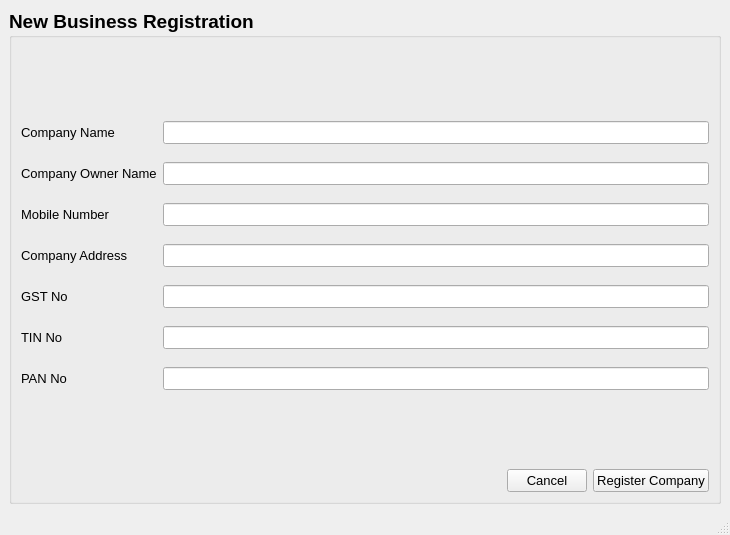
<?xml version="1.0" encoding="UTF-8"?>
<ui version="4.0">
 <class>MainWindow</class>
 <widget class="QMainWindow" name="MainWindow">
  <property name="geometry">
   <rect>
    <x>0</x>
    <y>0</y>
    <width>730</width>
    <height>535</height>
   </rect>
  </property>
  <property name="windowTitle">
   <string>MainWindow</string>
  </property>
  <property name="styleSheet">
   <string notr="true"/>
  </property>
  <widget class="QWidget" name="centralwidget">
   <layout class="QGridLayout" name="gridLayout">
    <item row="0" column="0" colspan="3">
     <widget class="QGroupBox" name="groupBox">
      <property name="font">
       <font>
        <family>Arial</family>
        <pointsize>14</pointsize>
        <weight>75</weight>
        <bold>true</bold>
       </font>
      </property>
      <property name="title">
       <string>New Business Registration</string>
      </property>
      <layout class="QGridLayout" name="gridLayout_2">
       <item row="1" column="0">
        <spacer name="horizontalSpacer">
         <property name="orientation">
          <enum>Qt::Horizontal</enum>
         </property>
         <property name="sizeHint" stdset="0">
          <size>
           <width>491</width>
           <height>20</height>
          </size>
         </property>
        </spacer>
       </item>
       <item row="1" column="1">
        <widget class="QPushButton" name="comCancelBtn">
         <property name="font">
          <font>
           <family>Arial</family>
           <pointsize>10</pointsize>
           <weight>50</weight>
           <bold>false</bold>
          </font>
         </property>
         <property name="text">
          <string>Cancel</string>
         </property>
        </widget>
       </item>
       <item row="1" column="2">
        <widget class="QPushButton" name="comRegBtn">
         <property name="font">
          <font>
           <family>Arial</family>
           <pointsize>10</pointsize>
           <weight>50</weight>
           <bold>false</bold>
          </font>
         </property>
         <property name="text">
          <string>Register Company</string>
         </property>
        </widget>
       </item>
       <item row="0" column="0" colspan="3">
        <layout class="QFormLayout" name="formLayout_2">
         <property name="labelAlignment">
          <set>Qt::AlignLeading|Qt::AlignLeft|Qt::AlignVCenter</set>
         </property>
         <property name="formAlignment">
          <set>Qt::AlignLeading|Qt::AlignLeft|Qt::AlignVCenter</set>
         </property>
         <property name="verticalSpacing">
          <number>18</number>
         </property>
         <item row="0" column="0">
          <widget class="QLabel" name="label_9">
           <property name="font">
            <font>
             <family>Arial</family>
             <pointsize>10</pointsize>
             <weight>50</weight>
             <bold>false</bold>
            </font>
           </property>
           <property name="text">
            <string>Company Name</string>
           </property>
          </widget>
         </item>
         <item row="0" column="1">
          <widget class="QLineEdit" name="lineEdit_7">
           <property name="font">
            <font>
             <family>Arial</family>
             <pointsize>10</pointsize>
             <weight>50</weight>
             <bold>false</bold>
            </font>
           </property>
          </widget>
         </item>
         <item row="1" column="0">
          <widget class="QLabel" name="label_10">
           <property name="font">
            <font>
             <family>Arial</family>
             <pointsize>10</pointsize>
             <weight>50</weight>
             <bold>false</bold>
            </font>
           </property>
           <property name="text">
            <string>Company Owner Name</string>
           </property>
          </widget>
         </item>
         <item row="2" column="0">
          <widget class="QLabel" name="label_11">
           <property name="font">
            <font>
             <family>Arial</family>
             <pointsize>10</pointsize>
             <weight>50</weight>
             <bold>false</bold>
            </font>
           </property>
           <property name="text">
            <string>Mobile Number</string>
           </property>
          </widget>
         </item>
         <item row="3" column="0">
          <widget class="QLabel" name="label_12">
           <property name="font">
            <font>
             <family>Arial</family>
             <pointsize>10</pointsize>
             <weight>50</weight>
             <bold>false</bold>
            </font>
           </property>
           <property name="text">
            <string>Company Address</string>
           </property>
          </widget>
         </item>
         <item row="1" column="1">
          <widget class="QLineEdit" name="lineEdit_8">
           <property name="font">
            <font>
             <family>Arial</family>
             <pointsize>10</pointsize>
             <weight>50</weight>
             <bold>false</bold>
            </font>
           </property>
          </widget>
         </item>
         <item row="2" column="1">
          <widget class="QLineEdit" name="lineEdit_9">
           <property name="font">
            <font>
             <family>Arial</family>
             <pointsize>10</pointsize>
             <weight>50</weight>
             <bold>false</bold>
            </font>
           </property>
          </widget>
         </item>
         <item row="3" column="1">
          <widget class="QLineEdit" name="lineEdit_10">
           <property name="font">
            <font>
             <family>Arial</family>
             <pointsize>10</pointsize>
             <weight>50</weight>
             <bold>false</bold>
            </font>
           </property>
          </widget>
         </item>
         <item row="4" column="1">
          <widget class="QLineEdit" name="lineEdit_11">
           <property name="font">
            <font>
             <family>Arial</family>
             <pointsize>10</pointsize>
             <weight>50</weight>
             <bold>false</bold>
            </font>
           </property>
          </widget>
         </item>
         <item row="5" column="0">
          <widget class="QLabel" name="label_14">
           <property name="font">
            <font>
             <family>Arial</family>
             <pointsize>10</pointsize>
             <weight>50</weight>
             <bold>false</bold>
            </font>
           </property>
           <property name="text">
            <string>TIN No</string>
           </property>
          </widget>
         </item>
         <item row="5" column="1">
          <widget class="QLineEdit" name="lineEdit_12">
           <property name="font">
            <font>
             <family>Arial</family>
             <pointsize>10</pointsize>
             <weight>50</weight>
             <bold>false</bold>
            </font>
           </property>
          </widget>
         </item>
         <item row="6" column="0">
          <widget class="QLabel" name="label_15">
           <property name="font">
            <font>
             <family>Arial</family>
             <pointsize>10</pointsize>
             <weight>50</weight>
             <bold>false</bold>
            </font>
           </property>
           <property name="text">
            <string>PAN No</string>
           </property>
          </widget>
         </item>
         <item row="6" column="1">
          <widget class="QLineEdit" name="lineEdit_13">
           <property name="font">
            <font>
             <family>Arial</family>
             <pointsize>10</pointsize>
             <weight>50</weight>
             <bold>false</bold>
            </font>
           </property>
          </widget>
         </item>
         <item row="4" column="0">
          <widget class="QLabel" name="label_13">
           <property name="font">
            <font>
             <family>Arial</family>
             <pointsize>10</pointsize>
             <weight>50</weight>
             <bold>false</bold>
            </font>
           </property>
           <property name="text">
            <string>GST No</string>
           </property>
          </widget>
         </item>
        </layout>
       </item>
      </layout>
     </widget>
    </item>
   </layout>
  </widget>
  <widget class="QStatusBar" name="statusbar"/>
 </widget>
 <resources/>
 <connections/>
</ui>
